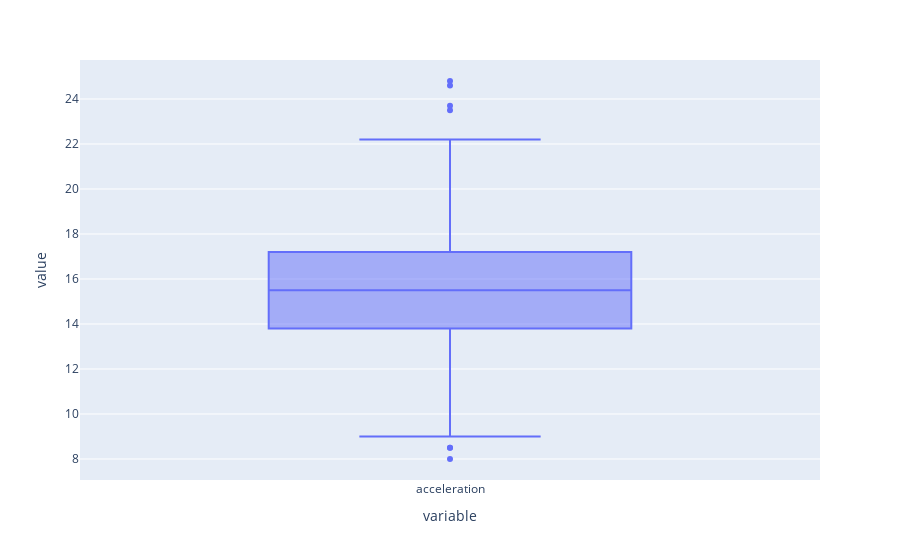

The notebook cell saved with this chart:
### Code cell
# box plot using plotly
def box_whisker_plot(column_name):

    fig = px.box(df[column_name])
    fig.show()

box_whisker_plot("acceleration")

### Figure 1 — Plotly figure (JSON) as saved in the notebook; plotly's stock layout.template omitted (floating-point values rounded to 4 significant figures; data arrays with more than 128 entries replaced by an {"elided": "..."} marker saying what was removed)
{"data": [{"alignmentgroup": "True", "hovertemplate": "variable=%{x}<br>value=%{y}<extra></extra>", "legendgroup": "", "marker": {"color": "#636efa"}, "name": "", "notched": false, "offsetgroup": "", "orientation": "v", "showlegend": false, "type": "box", "x": {"elided": "398 str values"}, "x0": " ", "xaxis": "x", "y": {"elided": "398 float values"}, "y0": " ", "yaxis": "y"}], "layout": {"boxmode": "group", "legend": {"tracegroupgap": 0}, "margin": {"t": 60}, "xaxis": {"anchor": "y", "domain": [0, 1], "title": {"text": "variable"}}, "yaxis": {"anchor": "x", "domain": [0, 1], "title": {"text": "value"}}}}
